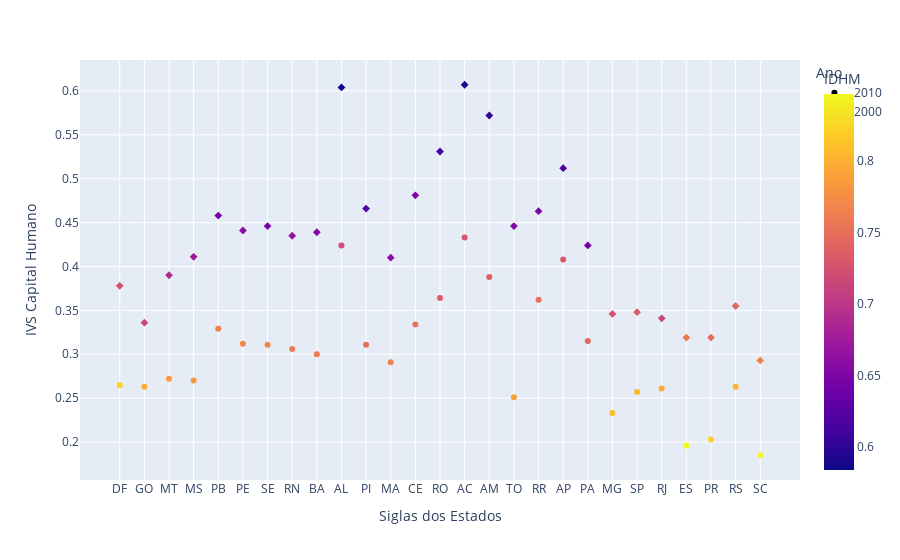

Notebook code for this chart:
### Code cell
px.scatter(df.sort_values(by="Regiões"), 
           x="Siglas dos Estados", 
           y="IVS Capital Humano", 
           color="IDHM", 
           symbol="Ano")

### Figure 1 — Plotly figure (JSON) as saved in the notebook; plotly's stock layout.template omitted (floating-point values rounded to 4 significant figures)
{"data": [{"hovertemplate": "Ano=2010<br>Siglas dos Estados=%{x}<br>IVS Capital Humano=%{y}<br>IDHM=%{marker.color}<extra></extra>", "legendgroup": "2010", "marker": {"color": [0.824, 0.799, 0.785, 0.784, 0.763, 0.772, 0.77, 0.763, 0.759, 0.721, 0.751, 0.768, 0.754, 0.736, 0.727, 0.737, 0.788, 0.752, 0.733, 0.746, 0.81, 0.805, 0.799, 0.845, 0.823, 0.805, 0.847], "coloraxis": "coloraxis", "symbol": "circle"}, "mode": "markers", "name": "2010", "orientation": "v", "showlegend": true, "type": "scatter", "x": ["DF", "GO", "MT", "MS", "PB", "PE", "SE", "RN", "BA", "AL", "PI", "MA", "CE", "RO", "AC", "AM", "TO", "RR", "AP", "PA", "MG", "SP", "RJ", "ES", "PR", "RS", "SC"], "xaxis": "x", "y": [0.265, 0.263, 0.272, 0.27, 0.329, 0.312, 0.311, 0.306, 0.3, 0.424, 0.311, 0.291, 0.334, 0.364, 0.433, 0.388, 0.251, 0.362, 0.408, 0.315, 0.233, 0.257, 0.261, 0.196, 0.203, 0.263, 0.185], "yaxis": "y"}, {"hovertemplate": "Ano=2000<br>Siglas dos Estados=%{x}<br>IVS Capital Humano=%{y}<br>IDHM=%{marker.color}<extra></extra>", "legendgroup": "2000", "marker": {"color": [0.715, 0.692, 0.673, 0.725, 0.644, 0.66, 0.648, 0.654, 0.664, 0.584, 0.652, 0.62, 0.658, 0.591, 0.601, 0.649, 0.613, 0.654, 0.622, 0.644, 0.726, 0.716, 0.733, 0.759, 0.744, 0.75, 0.766], "coloraxis": "coloraxis", "symbol": "diamond"}, "mode": "markers", "name": "2000", "orientation": "v", "showlegend": true, "type": "scatter", "x": ["GO", "MT", "MS", "DF", "PB", "PE", "SE", "BA", "RN", "AL", "CE", "PI", "MA", "AC", "AM", "RR", "RO", "TO", "AP", "PA", "MG", "RJ", "SP", "ES", "RS", "PR", "SC"], "xaxis": "x", "y": [0.336, 0.39, 0.411, 0.378, 0.458, 0.441, 0.446, 0.439, 0.435, 0.604, 0.481, 0.466, 0.41, 0.607, 0.572, 0.463, 0.531, 0.446, 0.512, 0.424, 0.346, 0.341, 0.348, 0.319, 0.355, 0.319, 0.293], "yaxis": "y"}], "layout": {"coloraxis": {"colorbar": {"title": {"text": "IDHM"}}, "colorscale": [[0, "#0d0887"], [0.1111, "#46039f"], [0.2222, "#7201a8"], [0.3333, "#9c179e"], [0.4444, "#bd3786"], [0.5556, "#d8576b"], [0.6667, "#ed7953"], [0.7778, "#fb9f3a"], [0.8889, "#fdca26"], [1, "#f0f921"]]}, "legend": {"title": {"text": "Ano"}, "tracegroupgap": 0}, "margin": {"t": 60}, "xaxis": {"anchor": "y", "domain": [0, 1], "title": {"text": "Siglas dos Estados"}}, "yaxis": {"anchor": "x", "domain": [0, 1], "title": {"text": "IVS Capital Humano"}}}}
